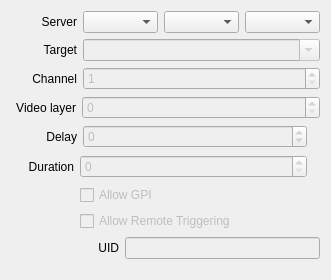
<?xml version="1.0" encoding="UTF-8"?>
<ui version="4.0">
 <class>InspectorOutputWidget</class>
 <widget class="QWidget" name="InspectorOutputWidget">
  <property name="geometry">
   <rect>
    <x>0</x>
    <y>0</y>
    <width>331</width>
    <height>280</height>
   </rect>
  </property>
  <property name="sizePolicy">
   <sizepolicy hsizetype="Expanding" vsizetype="Preferred">
    <horstretch>0</horstretch>
    <verstretch>0</verstretch>
   </sizepolicy>
  </property>
  <layout class="QVBoxLayout" name="verticalLayout">
   <item>
    <layout class="QHBoxLayout" name="horizontalLayoutDevice">
     <item>
      <spacer name="horizontalSpacerDevice1">
       <property name="orientation">
        <enum>Qt::Horizontal</enum>
       </property>
       <property name="sizeType">
        <enum>QSizePolicy::Fixed</enum>
       </property>
       <property name="sizeHint" stdset="0">
        <size>
         <width>30</width>
         <height>20</height>
        </size>
       </property>
      </spacer>
     </item>
     <item>
      <widget class="QLabel" name="labelDeviceName">
       <property name="text">
        <string>Server</string>
       </property>
       <property name="alignment">
        <set>Qt::AlignRight|Qt::AlignTrailing|Qt::AlignVCenter</set>
       </property>
      </widget>
     </item>
     <item>
      <widget class="QComboBox" name="comboBoxDevice">
       <property name="sizePolicy">
        <sizepolicy hsizetype="Expanding" vsizetype="Fixed">
         <horstretch>0</horstretch>
         <verstretch>0</verstretch>
        </sizepolicy>
       </property>
      </widget>
     </item>
     <item>
      <widget class="QComboBox" name="comboBoxTriCasterDevice">
       <property name="sizePolicy">
        <sizepolicy hsizetype="Expanding" vsizetype="Fixed">
         <horstretch>0</horstretch>
         <verstretch>0</verstretch>
        </sizepolicy>
       </property>
      </widget>
     </item>
     <item>
      <widget class="QComboBox" name="comboBoxAtemDevice">
       <property name="sizePolicy">
        <sizepolicy hsizetype="Expanding" vsizetype="Fixed">
         <horstretch>0</horstretch>
         <verstretch>0</verstretch>
        </sizepolicy>
       </property>
      </widget>
     </item>
    </layout>
   </item>
   <item>
    <layout class="QHBoxLayout" name="horizontalLayoutTarget">
     <item>
      <spacer name="horizontalSpacerTarget">
       <property name="orientation">
        <enum>Qt::Horizontal</enum>
       </property>
       <property name="sizeType">
        <enum>QSizePolicy::Fixed</enum>
       </property>
       <property name="sizeHint" stdset="0">
        <size>
         <width>31</width>
         <height>20</height>
        </size>
       </property>
      </spacer>
     </item>
     <item>
      <widget class="QLabel" name="labelTarget">
       <property name="text">
        <string>Target</string>
       </property>
       <property name="alignment">
        <set>Qt::AlignRight|Qt::AlignTrailing|Qt::AlignVCenter</set>
       </property>
      </widget>
     </item>
     <item>
      <widget class="TargetComboBaseWidget" name="comboBoxTarget">
       <property name="enabled">
        <bool>false</bool>
       </property>
       <property name="sizePolicy">
        <sizepolicy hsizetype="Expanding" vsizetype="Fixed">
         <horstretch>0</horstretch>
         <verstretch>0</verstretch>
        </sizepolicy>
       </property>
       <property name="editable">
        <bool>true</bool>
       </property>
      </widget>
     </item>
    </layout>
   </item>
   <item>
    <layout class="QHBoxLayout" name="horizontalLayoutChannel">
     <item>
      <spacer name="horizontalSpacerChannel1">
       <property name="orientation">
        <enum>Qt::Horizontal</enum>
       </property>
       <property name="sizeType">
        <enum>QSizePolicy::Fixed</enum>
       </property>
       <property name="sizeHint" stdset="0">
        <size>
         <width>21</width>
         <height>20</height>
        </size>
       </property>
      </spacer>
     </item>
     <item>
      <widget class="QLabel" name="labelChannelField">
       <property name="text">
        <string>Channel</string>
       </property>
       <property name="alignment">
        <set>Qt::AlignRight|Qt::AlignTrailing|Qt::AlignVCenter</set>
       </property>
      </widget>
     </item>
     <item>
      <widget class="QSpinBox" name="spinBoxChannel">
       <property name="enabled">
        <bool>false</bool>
       </property>
       <property name="sizePolicy">
        <sizepolicy hsizetype="Expanding" vsizetype="Fixed">
         <horstretch>0</horstretch>
         <verstretch>0</verstretch>
        </sizepolicy>
       </property>
       <property name="minimum">
        <number>1</number>
       </property>
      </widget>
     </item>
    </layout>
   </item>
   <item>
    <layout class="QHBoxLayout" name="horizontalLayoutVideolayer">
     <item>
      <spacer name="horizontalSpacerVideolayer1">
       <property name="orientation">
        <enum>Qt::Horizontal</enum>
       </property>
       <property name="sizeType">
        <enum>QSizePolicy::Fixed</enum>
       </property>
       <property name="sizeHint" stdset="0">
        <size>
         <width>5</width>
         <height>20</height>
        </size>
       </property>
      </spacer>
     </item>
     <item>
      <widget class="QLabel" name="labelVideolayerField">
       <property name="text">
        <string>Video layer</string>
       </property>
       <property name="alignment">
        <set>Qt::AlignRight|Qt::AlignTrailing|Qt::AlignVCenter</set>
       </property>
      </widget>
     </item>
     <item>
      <widget class="QSpinBox" name="spinBoxVideolayer">
       <property name="enabled">
        <bool>false</bool>
       </property>
       <property name="sizePolicy">
        <sizepolicy hsizetype="Expanding" vsizetype="Fixed">
         <horstretch>0</horstretch>
         <verstretch>0</verstretch>
        </sizepolicy>
       </property>
       <property name="maximum">
        <number>9999</number>
       </property>
      </widget>
     </item>
    </layout>
   </item>
   <item>
    <layout class="QHBoxLayout" name="horizontalLayoutDelay">
     <item>
      <spacer name="horizontalSpacerDelay">
       <property name="orientation">
        <enum>Qt::Horizontal</enum>
       </property>
       <property name="sizeType">
        <enum>QSizePolicy::Fixed</enum>
       </property>
       <property name="sizeHint" stdset="0">
        <size>
         <width>35</width>
         <height>20</height>
        </size>
       </property>
      </spacer>
     </item>
     <item>
      <widget class="QLabel" name="labelDelayField">
       <property name="text">
        <string>Delay</string>
       </property>
       <property name="alignment">
        <set>Qt::AlignRight|Qt::AlignTrailing|Qt::AlignVCenter</set>
       </property>
      </widget>
     </item>
     <item>
      <widget class="QSpinBox" name="spinBoxDelay">
       <property name="enabled">
        <bool>false</bool>
       </property>
       <property name="sizePolicy">
        <sizepolicy hsizetype="Expanding" vsizetype="Fixed">
         <horstretch>0</horstretch>
         <verstretch>0</verstretch>
        </sizepolicy>
       </property>
       <property name="minimum">
        <number>-1</number>
       </property>
       <property name="maximum">
        <number>99999</number>
       </property>
      </widget>
     </item>
     <item>
      <widget class="QLabel" name="labelDelayMillisecond">
       <property name="text">
        <string/>
       </property>
       <property name="alignment">
        <set>Qt::AlignRight|Qt::AlignTrailing|Qt::AlignVCenter</set>
       </property>
      </widget>
     </item>
    </layout>
   </item>
   <item>
    <layout class="QHBoxLayout" name="horizontalLayoutDuration">
     <item>
      <spacer name="horizontalSpacerDuration">
       <property name="orientation">
        <enum>Qt::Horizontal</enum>
       </property>
       <property name="sizeType">
        <enum>QSizePolicy::Fixed</enum>
       </property>
       <property name="sizeHint" stdset="0">
        <size>
         <width>17</width>
         <height>20</height>
        </size>
       </property>
      </spacer>
     </item>
     <item>
      <widget class="QLabel" name="labelDurationField">
       <property name="text">
        <string>Duration</string>
       </property>
       <property name="alignment">
        <set>Qt::AlignRight|Qt::AlignTrailing|Qt::AlignVCenter</set>
       </property>
      </widget>
     </item>
     <item>
      <widget class="QSpinBox" name="spinBoxDuration">
       <property name="enabled">
        <bool>false</bool>
       </property>
       <property name="sizePolicy">
        <sizepolicy hsizetype="Expanding" vsizetype="Fixed">
         <horstretch>0</horstretch>
         <verstretch>0</verstretch>
        </sizepolicy>
       </property>
       <property name="maximum">
        <number>99999</number>
       </property>
      </widget>
     </item>
     <item>
      <widget class="QLabel" name="labelDurationMillisecond">
       <property name="text">
        <string/>
       </property>
       <property name="alignment">
        <set>Qt::AlignRight|Qt::AlignTrailing|Qt::AlignVCenter</set>
       </property>
      </widget>
     </item>
    </layout>
   </item>
   <item>
    <layout class="QHBoxLayout" name="horizontalLayoutAllowGpi">
     <item>
      <spacer name="horizontalSpacerAllowGpi1">
       <property name="orientation">
        <enum>Qt::Horizontal</enum>
       </property>
       <property name="sizeType">
        <enum>QSizePolicy::Fixed</enum>
       </property>
       <property name="sizeHint" stdset="0">
        <size>
         <width>69</width>
         <height>20</height>
        </size>
       </property>
      </spacer>
     </item>
     <item>
      <widget class="QCheckBox" name="checkBoxAllowGpi">
       <property name="enabled">
        <bool>false</bool>
       </property>
       <property name="text">
        <string>Allow GPI</string>
       </property>
      </widget>
     </item>
     <item>
      <spacer name="horizontalSpacerAllowGpi2">
       <property name="orientation">
        <enum>Qt::Horizontal</enum>
       </property>
       <property name="sizeHint" stdset="0">
        <size>
         <width>40</width>
         <height>20</height>
        </size>
       </property>
      </spacer>
     </item>
    </layout>
   </item>
   <item>
    <layout class="QHBoxLayout" name="horizontalLayoutAllowRemoteTriggering">
     <item>
      <spacer name="horizontalSpacerAllowRemoteTriggering1">
       <property name="orientation">
        <enum>Qt::Horizontal</enum>
       </property>
       <property name="sizeType">
        <enum>QSizePolicy::Fixed</enum>
       </property>
       <property name="sizeHint" stdset="0">
        <size>
         <width>69</width>
         <height>20</height>
        </size>
       </property>
      </spacer>
     </item>
     <item>
      <widget class="QCheckBox" name="checkBoxAllowRemoteTriggering">
       <property name="enabled">
        <bool>false</bool>
       </property>
       <property name="text">
        <string>Allow Remote Triggering</string>
       </property>
      </widget>
     </item>
     <item>
      <spacer name="horizontalSpacerAllowRemoteTriggering2">
       <property name="orientation">
        <enum>Qt::Horizontal</enum>
       </property>
       <property name="sizeHint" stdset="0">
        <size>
         <width>40</width>
         <height>20</height>
        </size>
       </property>
      </spacer>
     </item>
    </layout>
   </item>
   <item>
    <layout class="QHBoxLayout" name="horizontalLayoutStop">
     <item>
      <spacer name="horizontalSpacerStop">
       <property name="orientation">
        <enum>Qt::Horizontal</enum>
       </property>
       <property name="sizeType">
        <enum>QSizePolicy::Fixed</enum>
       </property>
       <property name="sizeHint" stdset="0">
        <size>
         <width>87</width>
         <height>20</height>
        </size>
       </property>
      </spacer>
     </item>
     <item>
      <widget class="QLabel" name="labelRemoteTriggerIdField">
       <property name="text">
        <string>UID</string>
       </property>
       <property name="alignment">
        <set>Qt::AlignRight|Qt::AlignTrailing|Qt::AlignVCenter</set>
       </property>
      </widget>
     </item>
     <item>
      <widget class="QLineEdit" name="lineEditRemoteTriggerId">
       <property name="enabled">
        <bool>false</bool>
       </property>
      </widget>
     </item>
    </layout>
   </item>
   <item>
    <spacer name="verticalSpacerOutput">
     <property name="orientation">
      <enum>Qt::Vertical</enum>
     </property>
     <property name="sizeType">
      <enum>QSizePolicy::Fixed</enum>
     </property>
     <property name="sizeHint" stdset="0">
      <size>
       <width>20</width>
       <height>10</height>
      </size>
     </property>
    </spacer>
   </item>
  </layout>
 </widget>
 <customwidgets>
  <customwidget>
   <class>TargetComboBaseWidget</class>
   <extends>QComboBox</extends>
   <header>Inspector/TargetComboBaseWidget.h</header>
  </customwidget>
 </customwidgets>
 <resources/>
 <connections>
  <connection>
   <sender>spinBoxChannel</sender>
   <signal>valueChanged(int)</signal>
   <receiver>InspectorOutputWidget</receiver>
   <slot>channelChanged(int)</slot>
   <hints>
    <hint type="sourcelabel">
     <x>207</x>
     <y>85</y>
    </hint>
    <hint type="destinationlabel">
     <x>206</x>
     <y>46</y>
    </hint>
   </hints>
  </connection>
  <connection>
   <sender>spinBoxVideolayer</sender>
   <signal>valueChanged(int)</signal>
   <receiver>InspectorOutputWidget</receiver>
   <slot>videolayerChanged(int)</slot>
   <hints>
    <hint type="sourcelabel">
     <x>207</x>
     <y>113</y>
    </hint>
    <hint type="destinationlabel">
     <x>206</x>
     <y>77</y>
    </hint>
   </hints>
  </connection>
  <connection>
   <sender>spinBoxDelay</sender>
   <signal>valueChanged(int)</signal>
   <receiver>InspectorOutputWidget</receiver>
   <slot>delayChanged(int)</slot>
   <hints>
    <hint type="sourcelabel">
     <x>207</x>
     <y>141</y>
    </hint>
    <hint type="destinationlabel">
     <x>206</x>
     <y>104</y>
    </hint>
   </hints>
  </connection>
  <connection>
   <sender>checkBoxAllowGpi</sender>
   <signal>stateChanged(int)</signal>
   <receiver>InspectorOutputWidget</receiver>
   <slot>allowGpiChanged(int)</slot>
   <hints>
    <hint type="sourcelabel">
     <x>152</x>
     <y>195</y>
    </hint>
    <hint type="destinationlabel">
     <x>185</x>
     <y>124</y>
    </hint>
   </hints>
  </connection>
  <connection>
   <sender>comboBoxDevice</sender>
   <signal>currentIndexChanged(QString)</signal>
   <receiver>InspectorOutputWidget</receiver>
   <slot>deviceNameChanged(QString)</slot>
   <hints>
    <hint type="sourcelabel">
     <x>129</x>
     <y>29</y>
    </hint>
    <hint type="destinationlabel">
     <x>217</x>
     <y>16</y>
    </hint>
   </hints>
  </connection>
  <connection>
   <sender>comboBoxTarget</sender>
   <signal>editTextChanged(QString)</signal>
   <receiver>InspectorOutputWidget</receiver>
   <slot>targetChanged(QString)</slot>
   <hints>
    <hint type="sourcelabel">
     <x>103</x>
     <y>52</y>
    </hint>
    <hint type="destinationlabel">
     <x>0</x>
     <y>50</y>
    </hint>
   </hints>
  </connection>
  <connection>
   <sender>comboBoxTriCasterDevice</sender>
   <signal>currentIndexChanged(QString)</signal>
   <receiver>InspectorOutputWidget</receiver>
   <slot>tricasterDeviceNameChanged(QString)</slot>
   <hints>
    <hint type="sourcelabel">
     <x>180</x>
     <y>23</y>
    </hint>
    <hint type="destinationlabel">
     <x>218</x>
     <y>1</y>
    </hint>
   </hints>
  </connection>
  <connection>
   <sender>checkBoxAllowRemoteTriggering</sender>
   <signal>stateChanged(int)</signal>
   <receiver>InspectorOutputWidget</receiver>
   <slot>allowRemoteTriggeringChanged(int)</slot>
   <hints>
    <hint type="sourcelabel">
     <x>213</x>
     <y>223</y>
    </hint>
    <hint type="destinationlabel">
     <x>0</x>
     <y>186</y>
    </hint>
   </hints>
  </connection>
  <connection>
   <sender>lineEditRemoteTriggerId</sender>
   <signal>textEdited(QString)</signal>
   <receiver>InspectorOutputWidget</receiver>
   <slot>remoteTriggerIdChanged(QString)</slot>
   <hints>
    <hint type="sourcelabel">
     <x>295</x>
     <y>253</y>
    </hint>
    <hint type="destinationlabel">
     <x>249</x>
     <y>215</y>
    </hint>
   </hints>
  </connection>
  <connection>
   <sender>comboBoxAtemDevice</sender>
   <signal>currentIndexChanged(QString)</signal>
   <receiver>InspectorOutputWidget</receiver>
   <slot>atemDeviceNameChanged(QString)</slot>
   <hints>
    <hint type="sourcelabel">
     <x>302</x>
     <y>29</y>
    </hint>
    <hint type="destinationlabel">
     <x>250</x>
     <y>26</y>
    </hint>
   </hints>
  </connection>
  <connection>
   <sender>spinBoxDuration</sender>
   <signal>valueChanged(int)</signal>
   <receiver>InspectorOutputWidget</receiver>
   <slot>durationChanged(int)</slot>
   <hints>
    <hint type="sourcelabel">
     <x>255</x>
     <y>163</y>
    </hint>
    <hint type="destinationlabel">
     <x>320</x>
     <y>162</y>
    </hint>
   </hints>
  </connection>
 </connections>
 <slots>
  <slot>channelChanged(int)</slot>
  <slot>videolayerChanged(int)</slot>
  <slot>delayChanged(int)</slot>
  <slot>allowGpiChanged(int)</slot>
  <slot>deviceNameChanged(QString)</slot>
  <slot>targetChanged(QString)</slot>
  <slot>tricasterDeviceNameChanged(QString)</slot>
  <slot>allowRemoteTriggeringChanged(int)</slot>
  <slot>remoteTriggerIdChanged(QString)</slot>
  <slot>atemDeviceNameChanged(QString)</slot>
  <slot>durationChanged(int)</slot>
 </slots>
</ui>
